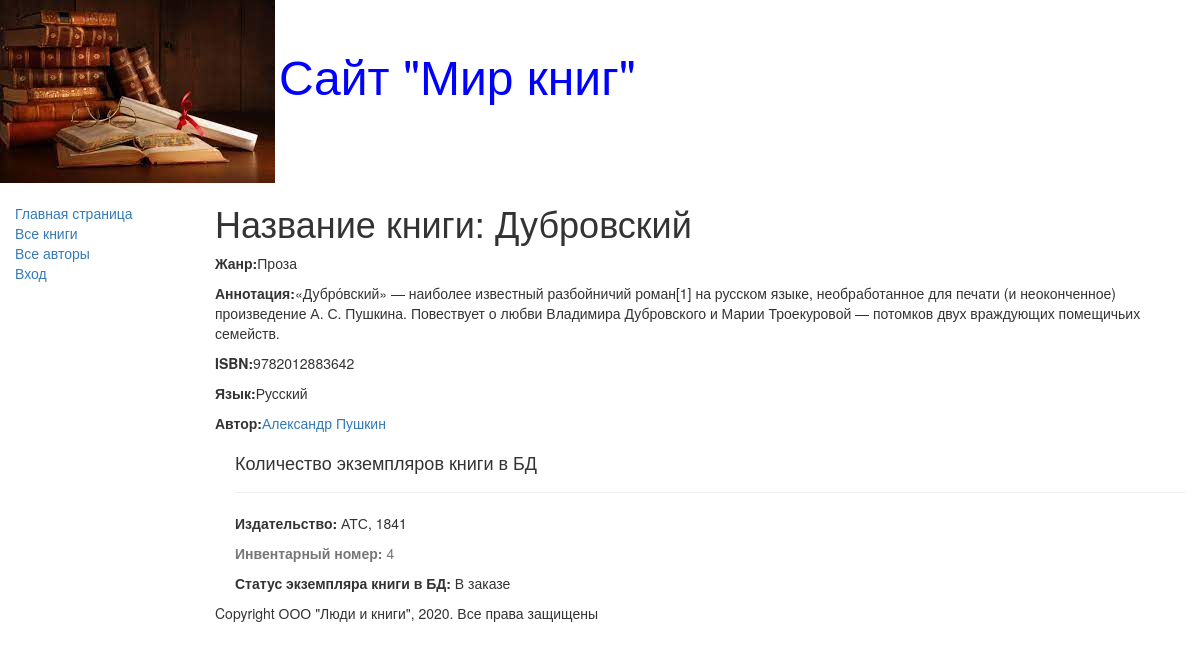
The app's page /books/4 with its own data.
### catalog/models.py (models this page shows, shortened)
class Book(models.Model):
    title = models.CharField(max_length=200, help_text="Введите название книги", verbose_name="Название книги")
    genre = models.ForeignKey('Genre', on_delete=models.CASCADE, help_text="Выберите жанр для книги",
                              verbose_name="Жанр книги", null=True)
    language = models.ForeignKey('Language', on_delete=models.CASCADE, help_text="Выберите язык книги",
                                 verbose_name="Язык книги", null=True)
    author = models.ManyToManyField('Author', help_text="Выберите автора", verbose_name="Автор книги")
    summary = models.TextField(max_length=1000, help_text="Введие краткое описание книги",
                               verbose_name="Аннотация книги")
    isbn = models.CharField(max_length=13, help_text="Должно содержать 13 символов",
                            verbose_name="ISBN книги")
    def display_author(self):
        return ', '.join([author.last_name for author in self.author.all()])
    display_author.short_description = 'Авторы'

class Genre(models.Model):
    name = models.CharField(max_length=200, help_text="Введите жанр книги", verbose_name="Жанр книги")
    def __str__(self):
        return self.name

class Language(models.Model):
    name = models.CharField(max_length=20, help_text="Введите язык книги", verbose_name="Язык книги")
    def __str__(self):
        return self.name

class Author(models.Model):
    first_name = models.CharField(max_length=100, help_text="Введите имя автора", verbose_name="Имя автора")
    last_name = models.CharField(max_length=100, help_text="Введите фамилию автора", verbose_name="Фамилия автора")
    date_of_birth = models.DateField(help_text="Введите дату рождения", verbose_name="Дата рождения", null=True, blank=True)
    date_of_death = models.DateField(help_text="Введите дату смерти", verbose_name="Дата смерти", null=True, blank=True)

class BookInstance(models.Model):
    book = models.ForeignKey('Book', on_delete=models.CASCADE, null=True)
    inv_nom = models.CharField(max_length=20, null=True, help_text="Введите инвентарный номер экземпляара",
                               verbose_name="Инвентарный номер")
    imprint = models.CharField(max_length=200, help_text="Введите издательствои год выпуска",
                               verbose_name="Издательство")
    status = models.ForeignKey('Status', on_delete=models.CASCADE, null=True,
                               help_text="Измнить состояние экземпляра",
                               verbose_name="Статус экземпляра книги")
    due_back = models.DateField(null=True, blank=True,
                                help_text="Введите конец срока статуса",
                                verbose_name="Дата окончания статуса")

class Status(models.Model):
    name = models.CharField(max_length=20, help_text="Введите статус экземпляра книги",
                            verbose_name="Статус экземпляра книги")
    def __str__(self):
        return self.name

### catalog/views.py (the view)
# urls.py: url(r'^books/(?P<pk>\d+)$', views.BookDetailView.as_view(), name="book-detail"),
class BookDetailView(generic.DetailView):
    model = Book

### catalog/templates/catalog/book_detail.html (shortened to what this page needs)
{% extends "base_generic.html" %}
{% block content %}
    <h1>Название книги: {{ book.title }}</h1>
    <p><strong>Жанр:</strong>{{ book.genre }}</p>
    <p><strong>Аннотация:</strong>{{ book.summary }}</p>
    <p><strong>ISBN:</strong>{{ book.isbn }}</p>
    <p><strong>Язык:</strong>{{ book.language }}</p>
        {% for author in book.author.all %}
            <p><strong>Автор:</strong><a href="">{{ author.first_name }} {{ author.last_name }}</a></p>
        {% endfor %}
<div style="margin-left:20px;margin-top:20px">
    <h4>Количество экземпляров книги в БД</h4>
    {% for copy in book.bookinstance_set.all %}
        <hr>
        <p><strong>Издательство:</strong> {{ copy.imprint }}</p>
        <p class="text-muted"><strong>Инвентарный номер:</strong> {{ copy.id }}</p>
        <p><strong>Статус экземпляра книги в БД:</strong> {{ copy.status }}</p>
    {% endfor %}
</div>
{% endblock %}

### records on screen
Book: title "Дубровский", genre "Проза", summary "«Дубро́вский» — наиболее известный разбойничий роман[1] на русском языке, необработанное для печати (и неоконченное) произведение А. С. Пушкина. Повествует о любви Владимира Дубровского и Марии Троекуровой — потомков двух враждующих помещичьих семейств.", isbn "9782012883642", language "Русский"
Author: first_name "Александр", last_name "Пушкин"
BookInstance: imprint "АТС, 1841", id "4", status "В заказе"
